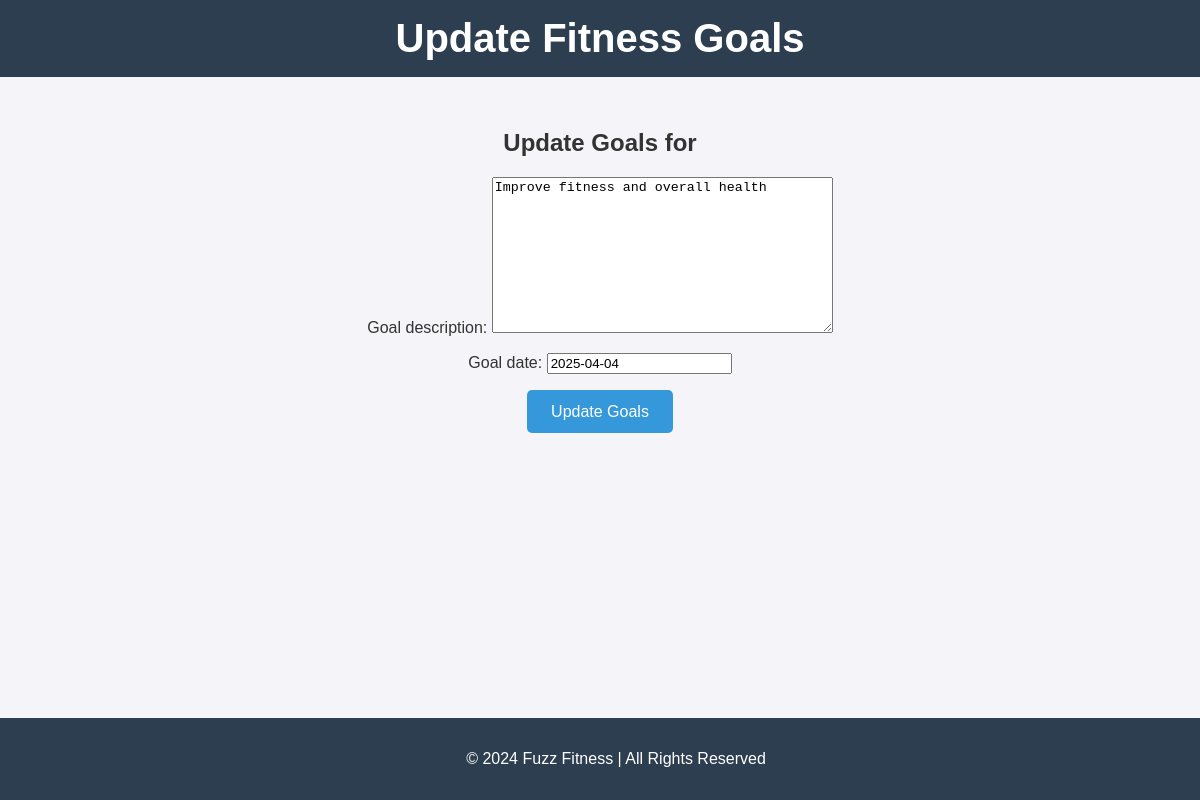
The page /update-goals/3/ on the database its author committed.
### fitness_app/models.py (models this page shows, shortened)
class Member(models.Model):
    first_name = models.CharField(max_length=50)
    last_name = models.CharField(max_length=50)
    street_address = models.CharField(max_length=255)
    city = models.CharField(max_length=100)
    state = models.CharField(max_length=50)
    zipcode = models.CharField(max_length=10)
    date_of_birth = models.DateField()
    goal_description = models.TextField(default="No Goal Specified")
    goal_date = models.DateField()
    goal_weight = models.IntegerField(default=0)
    date_joined = models.DateField(auto_now_add=True)

### fitness_app/views.py (the view)
# urls.py: path('update-goals/<int:member_id>/', views.update_goals, name='update_goals'),
def update_goals(request, member_id):
    member = get_object_or_404(Member, id=member_id)
    if request.method == "POST":
        form = UpdateGoalsForm(request.POST, instance=member)
        if form.is_valid():
            form.save()
            return redirect('index')
    else:
        form = UpdateGoalsForm(instance=member)
    return render(request, 'update_goals.html', {'form': form, 'member': member})

### fitness_app/forms.py (shortened to what this page needs)
class UpdateGoalsForm(forms.ModelForm):
    class Meta:
        model = Member
        fields = ['goal_description', 'goal_date']

### fitness_app/templates/update_goals.html (shortened to what this page needs)
{% load static %}
<!DOCTYPE html>
<html lang="en">
<head>
    <link rel="stylesheet" href="{% static 'css/style.css' %}">
</head>
<body>
    <header>
        <h1>Update Fitness Goals</h1>
    </header>
    <main>
        <section>
            <h2>Update Goals for {{ member.name }}</h2>
            <form method="post" class="form-container">
                {{ form.as_p }}
                <button type="submit" class="button">Update Goals</button>
            </form>
        </section>
    </main>
    <footer>
        <p>&copy; 2024 Fuzz Fitness | All Rights Reserved</p>
    </footer>
</body>
</html>

### static/css/style.css (style rules this page uses)
body { font-family: 'Arial', sans-serif; margin: 0; padding: 0; background-color: #f4f4f9; color: #333; }
header { background-color: #2c3e50; color: white; padding: 1rem 2rem; text-align: center; }
header h1 { margin: 0; font-size: 2.5rem; }
footer { background-color: #2c3e50; color: white; text-align: center; padding: 1rem; position: fixed; bottom: 0; width: 100%; }
main { padding: 2rem; text-align: center; }
button { background-color: #3498db; color: white; border: none; padding: 0.8rem 1.5rem; font-size: 1rem; cursor: pointer; border-radius: 5px; transition: background-color 0.3s ease; }

### rows shown on the page
Member: goal_description "Improve fitness and overall health", goal_date "2025-04-04"
